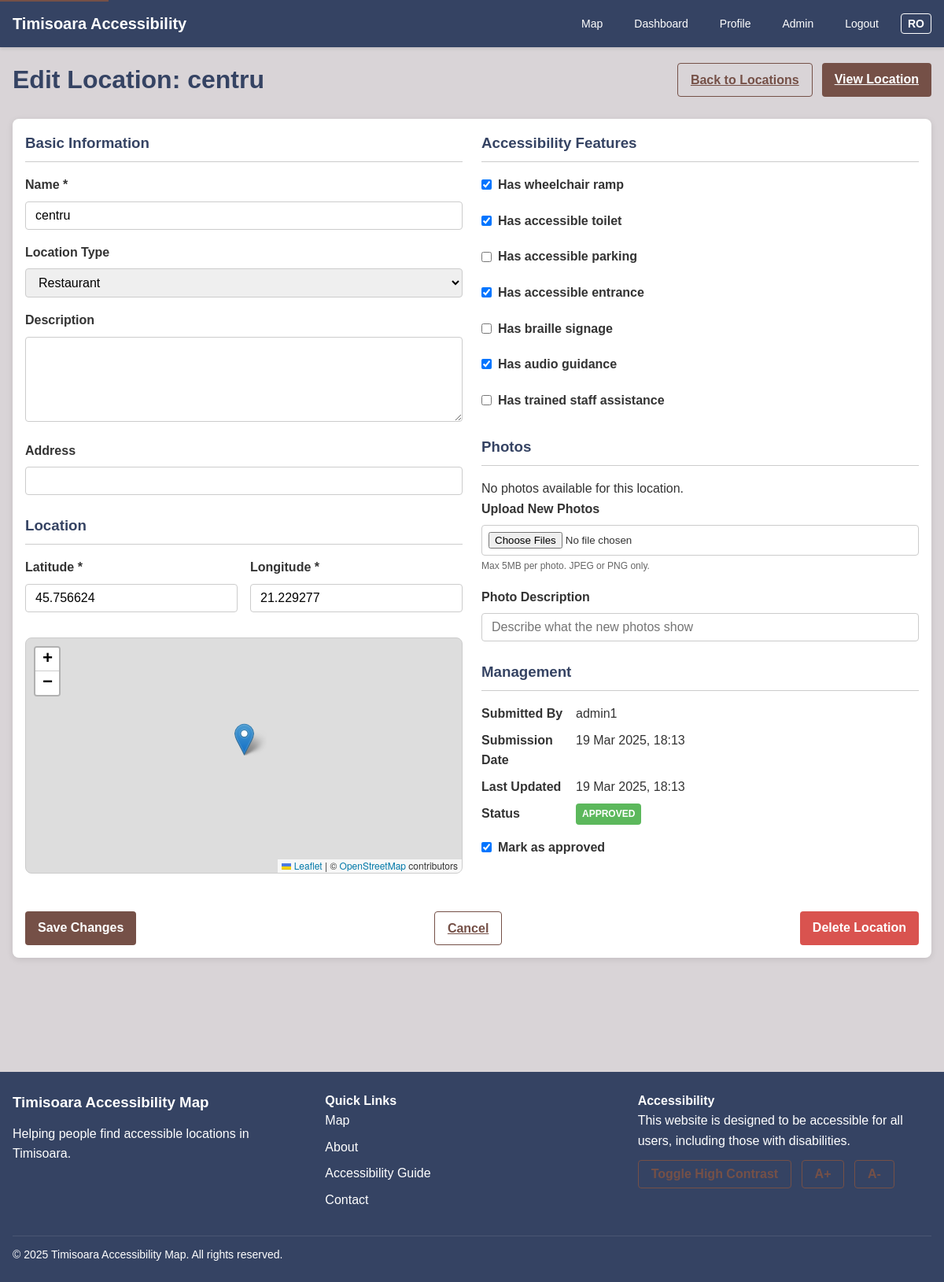
Before: /admin/location/5/edit (signed in) with the older database file.
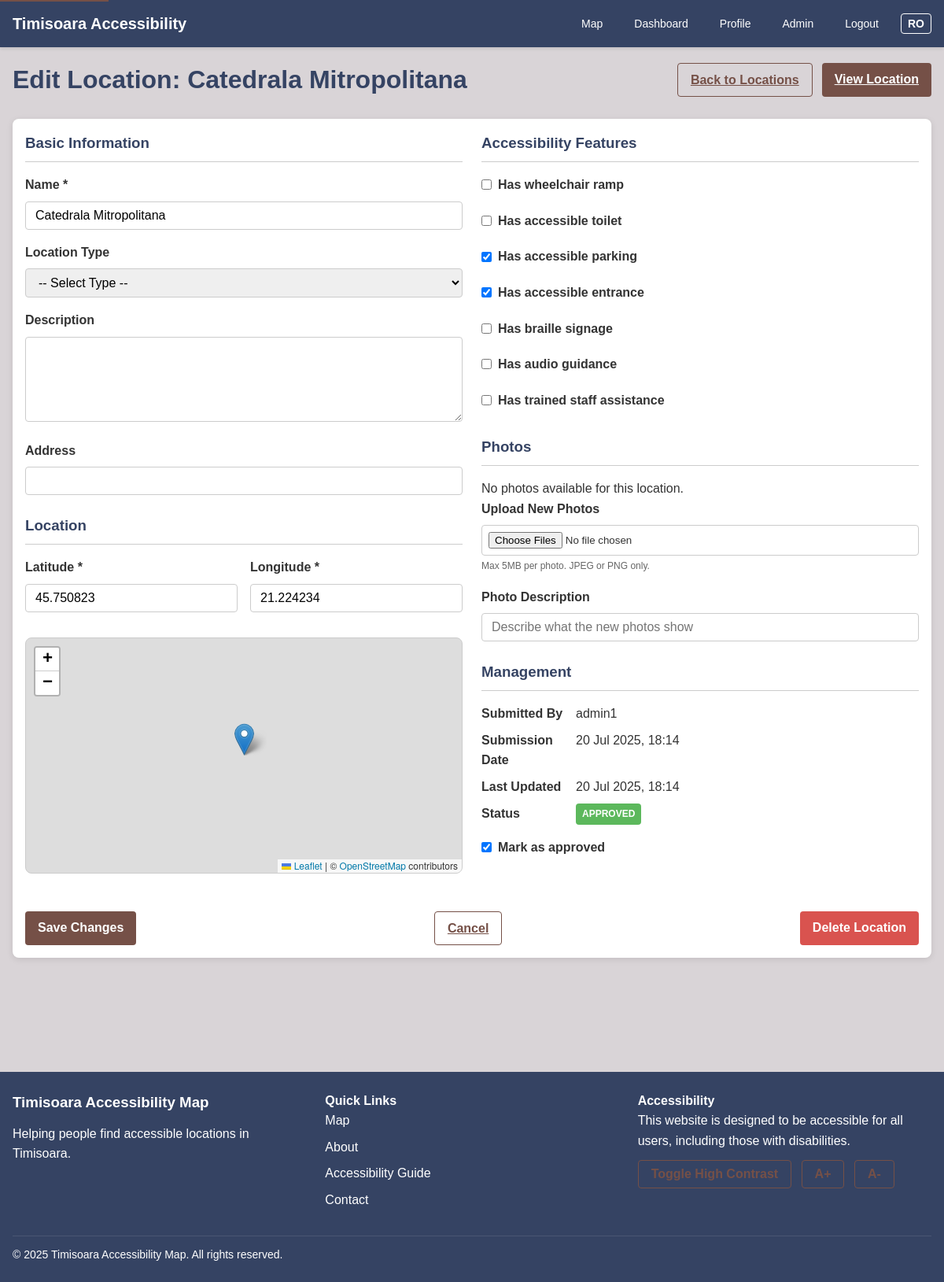
After: the same page with the newer database file.
### app/models.py (models this page shows, shortened)
class Location(db.Model):
    id = db.Column(db.Integer, primary_key=True)
    name = db.Column(db.String(100), nullable=False)
    description = db.Column(db.Text)
    lat = db.Column(db.Float, nullable=False)
    lng = db.Column(db.Float, nullable=False)
    address = db.Column(db.String(200))
    has_ramp = db.Column(db.Boolean, default=False)
    has_accessible_wc = db.Column(db.Boolean, default=False)
    has_accessible_parking = db.Column(db.Boolean, default=False)
    has_accessible_entrance = db.Column(db.Boolean, default=False)
    has_braille = db.Column(db.Boolean, default=False)
    has_audio_guidance = db.Column(db.Boolean, default=False)
    has_staff_assistance = db.Column(db.Boolean, default=False)
    is_approved = db.Column(db.Boolean, default=False)
    created_at = db.Column(db.DateTime, default=datetime.utcnow)
    updated_at = db.Column(db.DateTime, default=datetime.utcnow, onupdate=datetime.utcnow)
    user_id = db.Column(db.Integer, db.ForeignKey('user.id'), nullable=False)
    location_type = db.Column(db.String(50))  # restaurant, museum, public building, etc.
    photos = db.relationship('Photo', backref='location', lazy='dynamic', cascade='all, delete-orphan')
    reviews = db.relationship('Review', backref='location', lazy='dynamic', cascade='all, delete-orphan')

### app/routes/admin.py (the view, shortened to what this page needs)
@admin.route('/location/<int:location_id>/edit', methods=['GET', 'POST'])
@login_required
@admin_required
def edit_location(location_id):
    location = Location.query.get_or_404(location_id)
    return render_template('admin/edit_locations.html', title=_('Edit Location'),
                          location=location)

### app/models.py (called while the page is built)
@login_manager.user_loader
def load_user(id):
    return User.query.get(int(id))

### app/routes/admin.py (called while the page is built)
def admin_required(f):
    @wraps(f)
    def decorated_function(*args, **kwargs):
        if not current_user.is_authenticated or not current_user.is_admin:
            flash(_('Access denied. Admin privileges required.'), 'danger')
            return redirect(url_for('main.index'))
        return f(*args, **kwargs)
    return decorated_function

### app/templates/admin/edit_locations.html (shortened to what the changed rows need)
{% extends 'base.html' %}
{% block content %}
<div class="content-container admin-page">
    <div class="page-header">
        <h1>{{ _('Edit Location') }}: {{ location.name }}</h1>
        <div class="header-actions">
            <a href="{{ url_for('admin.locations') }}" class="btn secondary">{{ _('Back to Locations') }}</a>
            <a href="{{ url_for('main.location_details', location_id=location.id) }}" class="btn primary">{{ _('View Location') }}</a>
        </div>
    </div>
    <div class="admin-content">
        <div class="edit-form-container">
            <form action="{{ url_for('admin.edit_location', location_id=location.id) }}" method="POST" enctype="multipart/form-data" id="edit-location-form">
                <div class="form-columns">
                    <div class="form-column">
                        <div class="form-section">
                            <div class="form-group">
                                <label for="name">{{ _('Name') }} *</label>
                                <input type="text" id="name" name="name" value="{{ location.name }}" class="form-control" required>
                            </div>
                            <div class="form-group">
                                <label for="location_type">{{ _('Location Type') }}</label>
                                <select id="location_type" name="location_type" class="form-control">
                                    <option value="" {% if not location.location_type %}selected{% endif %}>{{ _('-- Select Type --') }}</option>
                                    <option value="restaurant" {% if location.location_type == 'restaurant' %}selected{% endif %}>{{ _('Restaurant') }}</option>
                                </select>
                            </div>
                        </div>
                        <div class="form-section">
                            <div class="coordinate-inputs">
                                <div class="form-group">
                                    <label for="lat">{{ _('Latitude') }} *</label>
                                    <input type="text" id="lat" name="lat" value="{{ location.lat }}" class="form-control" required>
                                </div>
                                <div class="form-group">
                                    <label for="lng">{{ _('Longitude') }} *</label>
                                    <input type="text" id="lng" name="lng" value="{{ location.lng }}" class="form-control" required>
                                </div>
                            </div>
                        </div>
                    </div>
                    <div class="form-column">
                        <div class="form-section">
                            <div class="checkbox-group">
                                <label class="checkbox-label">
                                    <input type="checkbox" id="has_ramp" name="has_ramp" {% if location.has_ramp %}checked{% endif %}>
                                    <span>{{ _('Has wheelchair ramp') }}</span>
                                </label>
                                <label class="checkbox-label">
                                    <input type="checkbox" id="has_accessible_wc" name="has_accessible_wc" {% if location.has_accessible_wc %}checked{% endif %}>
                                    <span>{{ _('Has accessible toilet') }}</span>
                                </label>
                                <label class="checkbox-label">
                                    <input type="checkbox" id="has_accessible_parking" name="has_accessible_parking" {% if location.has_accessible_parking %}checked{% endif %}>
                                    <span>{{ _('Has accessible parking') }}</span>
                                </label>
                                <label class="checkbox-label">
                                    <input type="checkbox" id="has_accessible_entrance" name="has_accessible_entrance" {% if location.has_accessible_entrance %}checked{% endif %}>
                                    <span>{{ _('Has accessible entrance') }}</span>
                                </label>
                                <label class="checkbox-label">
                                    <input type="checkbox" id="has_braille" name="has_braille" {% if location.has_braille %}checked{% endif %}>
                                    <span>{{ _('Has braille signage') }}</span>
                                </label>
                                <label class="checkbox-label">
                                    <input type="checkbox" id="has_audio_guidance" name="has_audio_guidance" {% if location.has_audio_guidance %}checked{% endif %}>
                                    <span>{{ _('Has audio guidance') }}</span>
                                </label>
                                <label class="checkbox-label">
                                    <input type="checkbox" id="has_staff_assistance" name="has_staff_assistance" {% if location.has_staff_assistance %}checked{% endif %}>
                                    <span>{{ _('Has trained staff assistance') }}</span>
                                </label>
                            </div>
                        </div>
                        <div class="form-section">
                            <div class="info-group">
                                <div class="info-label">{{ _('Submission Date') }}</div>
                                <div class="info-value">{{ location.created_at.strftime('%d %b %Y, %H:%M') }}</div>
                            </div>
                            <div class="info-group">
                                <div class="info-label">{{ _('Last Updated') }}</div>
                                <div class="info-value">{{ location.updated_at.strftime('%d %b %Y, %H:%M') }}</div>
                            </div>
                            <div class="status-toggle">
                                <label class="toggle-label">
                                    <input type="checkbox" name="is_approved" {% if location.is_approved %}checked{% endif %}>
                                    <span class="toggle-text">{{ _('Mark as approved') }}</span>
                                </label>
                            </div>
                        </div>
                    </div>
                </div>
            </form>
        </div>
    </div>
</div>
{% endblock %}

Changed rows visible on the page:
changed Location: name "centru" → "Catedrala Mitropolitana"; location_type "Restaurant" → "-- Select Type --"; lat "45.756624" → "45.750823"; lng "21.229277" → "21.224234"; has_ramp "☑" → "☐"; has_accessible_wc "☑" → "☐"; has_accessible_parking "☐" → "☑"; has_audio_guidance "☑" → "☐"; created_at "19 Mar 2025, 18:13" → "20 Jul 2025, 18:14"; updated_at "19 Mar 2025, 18:13" → "20 Jul 2025, 18:14"
